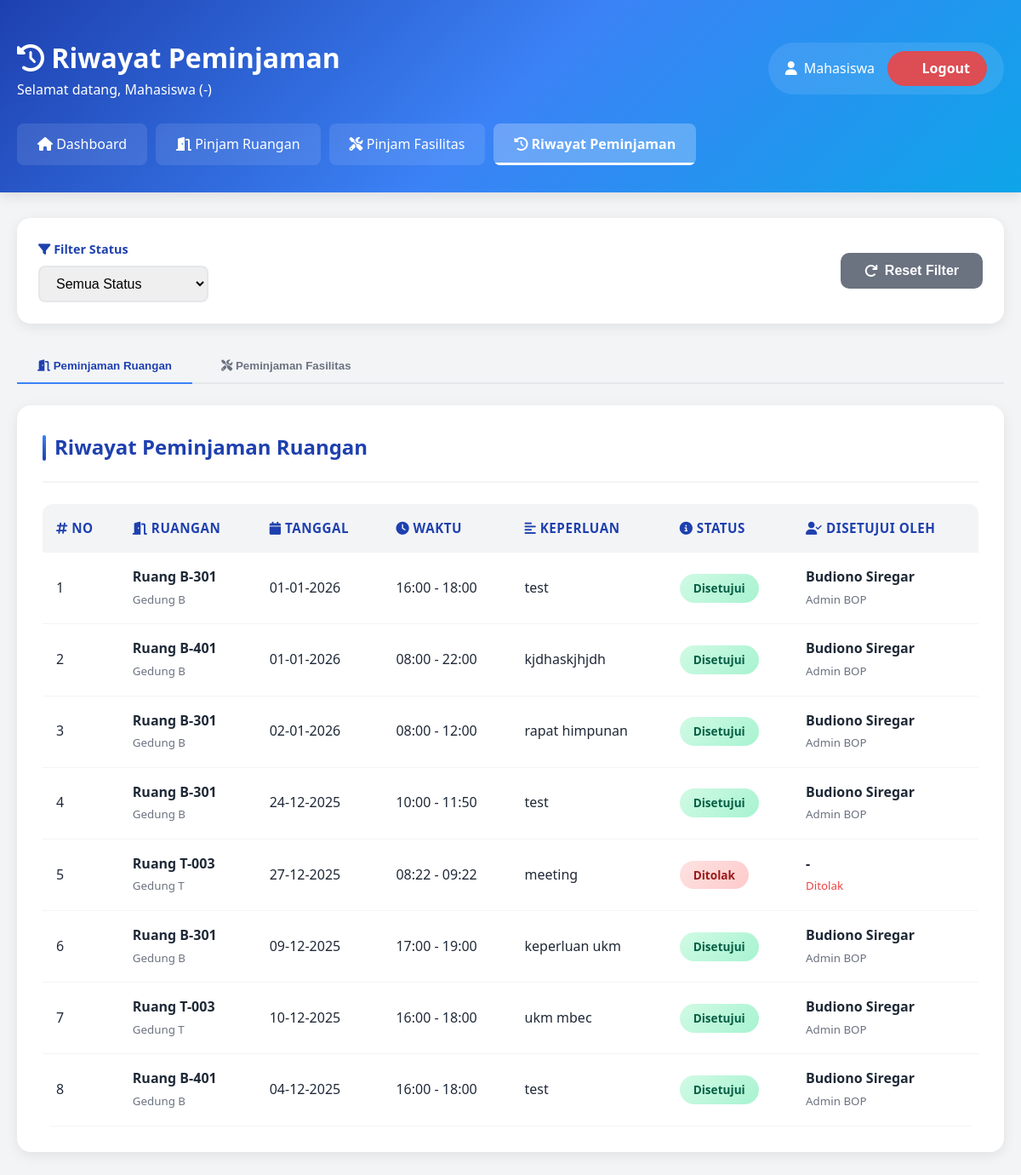
/mahasiswa/riwayat.php (signed in), run on the app's committed database.
### tables this page shows
CREATE TABLE `peminjaman_ruangan` (
  `id` int(11) NOT NULL,
  `user_id` int(11) NOT NULL,
  `ruangan_id` int(11) NOT NULL,
  `tanggal_mulai` date NOT NULL,
  `tanggal_selesai` date NOT NULL,
  `jam_mulai` time NOT NULL,
  `jam_selesai` time NOT NULL,
  `keperluan` text NOT NULL,
  `dokumen_pendukung` varchar(255) DEFAULT NULL,
  `status` enum('pending','disetujui','ditolak') DEFAULT 'pending',
  `disetujui_oleh` int(11) DEFAULT NULL,
  `nama_penyetuju` varchar(100) DEFAULT NULL,
  `catatan` text DEFAULT NULL,
  `created_at` timestamp NOT NULL DEFAULT current_timestamp(),
  `updated_at` timestamp NOT NULL DEFAULT current_timestamp() ON UPDATE current_timestamp()
);

CREATE TABLE `ruangan` (
  `id` int(11) NOT NULL,
  `nama_ruangan` varchar(100) NOT NULL,
  `gedung` varchar(50) DEFAULT NULL,
  `kapasitas` int(11) DEFAULT NULL,
  `fasilitas` text DEFAULT NULL,
  `gambar` varchar(255) DEFAULT NULL,
  `status` enum('tersedia','maintenance') DEFAULT 'tersedia',
  `created_at` timestamp NOT NULL DEFAULT current_timestamp()
);

### functions.php (called while the page is built, shortened)
<?php
if (!function_exists('formatTanggal')) {
    function formatTanggal($date) {
        return date('d-m-Y', strtotime($date));
    }
}
?>

### mahasiswa/riwayat.php (the view, shortened to what this page needs)
<?php
require_once '../config.php';
require_once '../functions.php';
$user_id   = $_SESSION['user_id'];
$user_nama = $_SESSION['user_nama'] ?? 'Mahasiswa';
$user_nim  = $_SESSION['user_nim'] ?? '-';
$filter_status = isset($_GET['status']) ? $_GET['status'] : 'all';
$query_ruangan = "
    SELECT pr.*, r.nama_ruangan, r.gedung
    FROM peminjaman_ruangan pr
    JOIN ruangan r ON pr.ruangan_id = r.id
    WHERE pr.user_id = ?
";
$query_ruangan .= " ORDER BY pr.created_at DESC";
if ($filter_status !== 'all') {
    $stmt_ruangan = $conn->prepare($query_ruangan);
    $stmt_ruangan->bind_param("is", $user_id, $filter_status);
} else {
    $stmt_ruangan = $conn->prepare($query_ruangan);
    $stmt_ruangan->bind_param("i", $user_id);
}
$stmt_ruangan->execute();
$result_ruangan = $stmt_ruangan->get_result();
?>
<!DOCTYPE html>
<html lang="id">
<head>
    <link rel="stylesheet" href="../assets/css/style.css">
    <link rel="stylesheet" href="https://cdnjs.cloudflare.com/ajax/libs/font-awesome/6.4.0/css/all.min.css">
</head>
<body>
    <div class="dashboard">
        <div class="dashboard-header">
            <div class="container">
                <div class="dashboard-nav">
                    <div class="dashboard-title">
                        <h1><i class="fas fa-history"></i> Riwayat Peminjaman</h1>
                        <p>Selamat datang, <?= htmlspecialchars($user_nama) ?> (<?= htmlspecialchars($user_nim) ?>)</p>
                    </div>
                    <div class="user-info">
                        <span><?= htmlspecialchars($user_nama) ?></span>
                        <a href="../logout.php" class="logout-btn">Logout</a>
                    </div>
                </div>
                <div class="dashboard-menu">
                    <a href="dashboard.php"><i class="fas fa-home"></i> Dashboard</a>
                    <a href="ruangan.php"><i class="fas fa-door-open"></i> Pinjam Ruangan</a>
                    <a href="fasilitas.php"><i class="fas fa-tools"></i> Pinjam Fasilitas</a>
                    <a href="riwayat.php" class="active"><i class="fas fa-history"></i> Riwayat Peminjaman</a>
                </div>
            </div>
        </div>
        <div class="dashboard-content">
            <div class="container">
                <div class="filter-section">
                    <div class="filter-group">
                        <label><i class="fas fa-filter"></i> Filter Status</label>
                        <select id="filterStatus" onchange="applyFilter()">
                            <option value="all" <?= $filter_status === 'all' ? 'selected' : '' ?>>Semua Status</option>
                        </select>
                    </div>
                    <div class="filter-actions">
                        <button class="btn btn-secondary" onclick="resetFilter()">
                            <i class="fas fa-redo"></i> Reset Filter
                        </button>
                    </div>
                </div>
                <div class="tab-nav">
                    <button class="active" onclick="showTab('ruangan')">
                        <i class="fas fa-door-open"></i> Peminjaman Ruangan
                    </button>
                    <button onclick="showTab('fasilitas')">
                        <i class="fas fa-tools"></i> Peminjaman Fasilitas
                    </button>
                </div>
                <div id="tab-ruangan" class="tab-content active">
                    <div class="card">
                        <div class="card-header">
                            <h2 class="card-title">Riwayat Peminjaman Ruangan</h2>
                        </div>
                        <?php if ($result_ruangan->num_rows > 0): ?>
                            <div class="table-responsive">
                                <table>
                                    <thead>
                                        <tr>
                                            <th><i class="fas fa-hashtag"></i> No</th>
                                            <th><i class="fas fa-door-open"></i> Ruangan</th>
                                            <th><i class="fas fa-calendar"></i> Tanggal</th>
                                            <th><i class="fas fa-clock"></i> Waktu</th>
                                            <th><i class="fas fa-align-left"></i> Keperluan</th>
                                            <th><i class="fas fa-info-circle"></i> Status</th>
                                            <th><i class="fas fa-user-check"></i> Disetujui Oleh</th>
                                        </tr>
                                    </thead>
                                    <tbody>
                                        <?php
                                        $no = 1;
                                        $result_ruangan->data_seek(0);
                                        while ($row = $result_ruangan->fetch_assoc()):
                                        ?>
                                            <tr>
                                                <td><?= $no++ ?></td>
                                                <td>
                                                    <strong><?= htmlspecialchars($row['nama_ruangan']) ?></strong><br>
                                                    <small style="color: #6b7280;"><?= htmlspecialchars($row['gedung']) ?></small>
                                                </td>
                                                <td><?= formatTanggal($row['tanggal_mulai']) ?></td>
                                                <td>
                                                    <?= date('H:i', strtotime($row['jam_mulai'])) ?> -
                                                    <?= date('H:i', strtotime($row['jam_selesai'])) ?>
                                                </td>
                                                <td><?= htmlspecialchars($row['keperluan']) ?></td>
                                                <td>
                                                    <span class="badge badge-<?= htmlspecialchars($row['status']) ?>">
                                                        <?= ucfirst($row['status']) ?>
                                                    </span>
                                                </td>
                                                <td>
                                                    <?php if ($row['status'] === 'disetujui'): ?>
                                                        <strong><?= htmlspecialchars($row['nama_penyetuju'] ?? '-') ?></strong><br>
                                                        <small style="color: #6b7280;">Admin BOP</small>
                                                    <?php elseif ($row['status'] === 'ditolak'): ?>
                                                        <strong><?= htmlspecialchars($row['nama_penyetuju'] ?? '-') ?></strong><br>
                                                        <small style="color: #ef4444;">Ditolak</small>
                                                    <?php else: ?>
                                                        <span style="color: #9ca3af;">Belum diproses</span>
                                                    <?php endif; ?>
                                                </td>
                                            </tr>
                                        <?php endwhile; ?>
                                    </tbody>
                                </table>
                            </div>
                        <?php endif; ?>
                    </div>
                </div>
            </div>
        </div>
    </div>
</body>
</html>

### assets/css/style.css (style rules this page uses)
* { margin: 0; padding: 0; box-sizing: border-box; }
:root { --primary-color: #1e40af; --secondary-color: #0ea5e9; --success-color: #10b981; --warning-color: #f59e0b; --danger-color: #ef4444; --dark-color: #1f2937; --light-color: #f3f4f6; --white: #ffffff; --shadow: 0 4px 6px rgba(0, 0, 0, 0.1); --shadow-lg: 0 10px 25px rgba(0, 0, 0, 0.15); }
body { font-family: 'Segoe UI', Tahoma, Geneva, Verdana, sans-serif; line-height: 1.6; color: var(--dark-color); background-color: var(--light-color); }
.container { max-width: 1200px; margin: 0 auto; padding: 0 20px; }
.btn { padding: 12px 30px; border: none; border-radius: 8px; cursor: pointer; font-size: 1rem; font-weight: 600; text-decoration: none; display: inline-block; transition: all 0.3s; }
.dashboard { min-height: 100vh; background: var(--light-color); }
.dashboard-header { background: linear-gradient(135deg, var(--primary-color), var(--secondary-color)); color: var(--white); padding: 2rem 0; box-shadow: var(--shadow); }
.dashboard-nav { display: flex; justify-content: space-between; align-items: center; margin-bottom: 1rem; }
.dashboard-title h1 { font-size: 2rem; }
.user-info { display: flex; align-items: center; gap: 15px; }
.logout-btn { background: rgba(255, 255, 255, 0.2); color: var(--white); padding: 8px 20px; border-radius: 6px; text-decoration: none; transition: background 0.3s; }
.dashboard-menu { display: flex; gap: 20px; flex-wrap: wrap; }
.dashboard-menu a { color: var(--white); text-decoration: none; padding: 10px 20px; border-radius: 6px; transition: background 0.3s; }
.dashboard-menu a:hover, .dashboard-menu a.active { background: rgba(255, 255, 255, 0.2); }
.dashboard-content { padding: 30px 0; }
.card { background: var(--white); border-radius: 12px; box-shadow: var(--shadow); padding: 25px; margin-bottom: 20px; }
.card-header { display: flex; justify-content: space-between; align-items: center; margin-bottom: 20px; padding-bottom: 15px; border-bottom: 2px solid var(--light-color); }
.card-title { font-size: 1.5rem; color: var(--primary-color); }
.table-responsive { overflow-x: auto; }
table { width: 100%; border-collapse: collapse; }
table th, table td { padding: 12px; text-align: left; border-bottom: 1px solid var(--light-color); }
table th { background: var(--light-color); font-weight: 600; color: var(--primary-color); }
.badge { padding: 5px 12px; border-radius: 20px; font-size: 0.85rem; font-weight: 600; display: inline-block; }
.badge-disetujui { background: #d1fae5; color: var(--success-color); }
.badge-ditolak { background: #fee2e2; color: var(--danger-color); }

### data on the page
peminjaman_ruangan: ruangan.nama_ruangan "Ruang B-301", ruangan.gedung "Gedung B", tanggal_mulai "01-01-2026", jam_mulai "16:00", jam_selesai "18:00", keperluan "test", status "Disetujui", nama_penyetuju "Budiono Siregar"
peminjaman_ruangan: ruangan.nama_ruangan "Ruang B-401", ruangan.gedung "Gedung B", tanggal_mulai "01-01-2026", jam_mulai "08:00", jam_selesai "22:00", keperluan "kjdhaskjhjdh", status "Disetujui", nama_penyetuju "Budiono Siregar"
peminjaman_ruangan: ruangan.nama_ruangan "Ruang B-301", ruangan.gedung "Gedung B", tanggal_mulai "02-01-2026", jam_mulai "08:00", jam_selesai "12:00", keperluan "rapat himpunan", status "Disetujui", nama_penyetuju "Budiono Siregar"
peminjaman_ruangan: ruangan.nama_ruangan "Ruang B-301", ruangan.gedung "Gedung B", tanggal_mulai "24-12-2025", jam_mulai "10:00", jam_selesai "11:50", keperluan "test", status "Disetujui", nama_penyetuju "Budiono Siregar"
peminjaman_ruangan: ruangan.nama_ruangan "Ruang T-003", ruangan.gedung "Gedung T", tanggal_mulai "27-12-2025", jam_mulai "08:22", jam_selesai "09:22", keperluan "meeting", status "Ditolak", nama_penyetuju "-"
peminjaman_ruangan: ruangan.nama_ruangan "Ruang B-301", ruangan.gedung "Gedung B", tanggal_mulai "09-12-2025", jam_mulai "17:00", jam_selesai "19:00", keperluan "keperluan ukm", status "Disetujui", nama_penyetuju "Budiono Siregar"
peminjaman_ruangan: ruangan.nama_ruangan "Ruang T-003", ruangan.gedung "Gedung T", tanggal_mulai "10-12-2025", jam_mulai "16:00", jam_selesai "18:00", keperluan "ukm mbec", status "Disetujui", nama_penyetuju "Budiono Siregar"
peminjaman_ruangan: ruangan.nama_ruangan "Ruang B-401", ruangan.gedung "Gedung B", tanggal_mulai "04-12-2025", jam_mulai "16:00", jam_selesai "18:00", keperluan "test", status "Disetujui", nama_penyetuju "Budiono Siregar"

### other printed values
$user_nama "Mahasiswa"
$user_nim "-"
